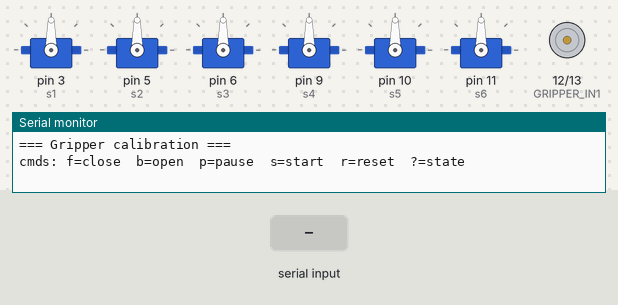
Recording of a sketch running on a simulated Arduino Uno, built with avr-gcc and run on an emulated ATmega328P. On the bench: 6 × servo, motor-driver pin pairs drawn as motors (green arrow = first pin HIGH = forward, orange = second pin HIGH = backward, longer = more drive), the last lines printed to the serial monitor. The test bench sets the inputs (shaded band).

Above: at 1.2 s.
1.3 s: "f\n" received over Serial
At 1.7 s:
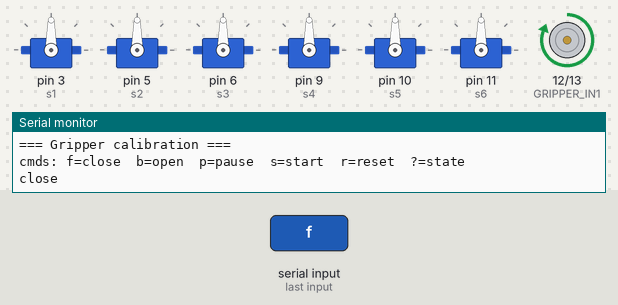
2.8 s: "b\n" received over Serial
At 4.0 s:
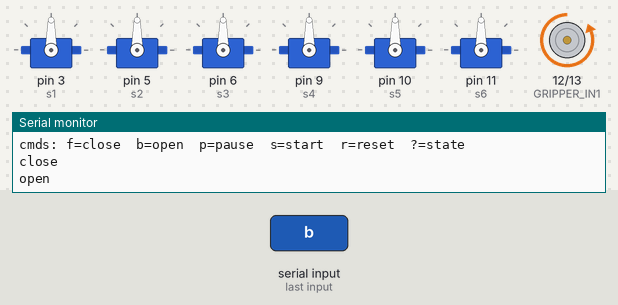
4.3 s: "F\n" received over Serial
At 5.2 s:
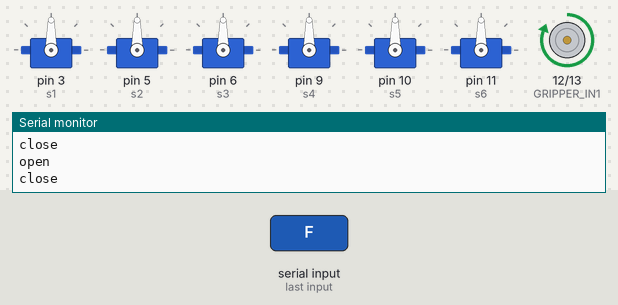
5.8 s: "B\n" received over Serial
At 6.4 s:
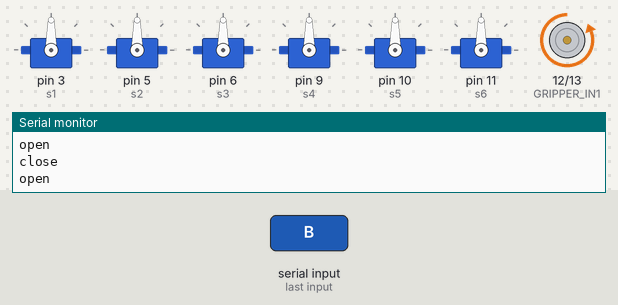
Timing chart, 0 to 22.3 s (numbered marks = the images above; inputs shaded):
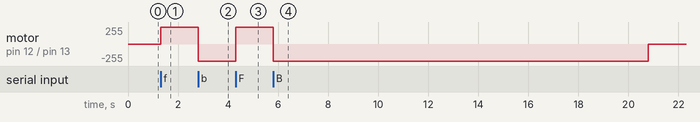

Measured:
- after the input at 1.3 s, motor on pin 12 (GRIPPER_IN1) / pin 13 (GRIPPER_IN2): stopped → forward 255/255 at once
- after the input at 2.8 s, motor on pin 12 (GRIPPER_IN1) / pin 13 (GRIPPER_IN2): forward 255/255 → backward 255/255 at once
- after the input at 4.3 s, motor on pin 12 (GRIPPER_IN1) / pin 13 (GRIPPER_IN2): backward 255/255 → forward 255/255 at once
- after the input at 5.8 s, motor on pin 12 (GRIPPER_IN1) / pin 13 (GRIPPER_IN2): forward 255/255 → backward 255/255 at once, → stopped 15.0 s later

The sketch:

Arduino_GripperCalibrate.ino
```cpp
/*
 * Arduino_GripperCalibrate.ino
 *
 * Standalone calibration sketch for the DC-motor gripper. NOT the production
 * firmware — flash this only while calibrating, then flash the regular
 * Arduino.ino back.
 *
 * Servos are hard-wired to 90° in setup() and never touched again, so the
 * arm sits still while you focus on the gripper.
 *
 * Open Arduino IDE Serial Monitor at 115200 baud, line ending = Newline.
 * Send single-character commands (Enter sends them):
 *
 *   f  close gripper  (direction A — which one depends on wiring)
 *   b  open gripper   (direction B)
 *   p  pause          (brake motor + pause timer, print elapsed)
 *   s  start          (arm timer, zero accumulator)
 *   r  reset          (brake motor, disarm timer, zero accumulator)
 *   ?  print state
 *
 * Wire-flip safe: the timer counts whenever the motor is running and
 * recording is armed, no matter which letter started it. Typical session:
 *
 *   b  -> open gripper to one mechanical limit
 *   p  -> stop at the limit
 *   s  -> arm timer
 *   f  -> close gripper to the opposite limit
 *   p  -> stop; sketch prints total milliseconds and ms_per_percent
 *
 * Safety: if no command arrives for SAFETY_TIMEOUT_MS while motor is on,
 * the motor brakes automatically. Adjust below if your full sweep is
 * longer.
 */

#include <Servo.h>

#define GRIPPER_IN1 12
#define GRIPPER_IN2 13

// Brake motor if no command received within this window while running.
// Keep it comfortably longer than your expected full sweep.
static const unsigned long SAFETY_TIMEOUT_MS = 15000;

Servo s1, s2, s3, s4, s5, s6;

int8_t        gripperDir          = 0;       // -1, 0, +1
unsigned long motorStartMs        = 0;       // when current run began
unsigned long lastCommandMs       = 0;       // for safety timeout
bool          recording           = false;
unsigned long accumulatedMs       = 0;

void setGripper(int8_t dir) {
  if (dir > 0) {
    digitalWrite(GRIPPER_IN1, HIGH);
    digitalWrite(GRIPPER_IN2, LOW);
  } else if (dir < 0) {
    digitalWrite(GRIPPER_IN1, LOW);
    digitalWrite(GRIPPER_IN2, HIGH);
  } else {
    digitalWrite(GRIPPER_IN1, LOW);
    digitalWrite(GRIPPER_IN2, LOW);
  }
  gripperDir = (dir > 0) ? 1 : (dir < 0 ? -1 : 0);
}

void startMotor(int8_t dir, const char *label) {
  if (gripperDir == dir) {
    Serial.print(label);
    Serial.println(" (already running)");
    return;
  }

  // Direction change while running counts toward the timer up to this point.
  if (recording && gripperDir != 0) {
    accumulatedMs += millis() - motorStartMs;
  }

  setGripper(dir);
  motorStartMs  = millis();
  lastCommandMs = motorStartMs;

  Serial.print(label);
  if (recording) Serial.print(" - timer running");
  Serial.println();
}

void pauseMotor(bool verbose) {
  if (gripperDir == 0) {
    if (verbose) Serial.println("paused (motor already idle)");
    return;
  }

  if (recording) {
    accumulatedMs += millis() - motorStartMs;
  }
  setGripper(0);

  if (verbose) {
    if (recording) {
      Serial.print("paused. total_ms=");
      Serial.print(accumulatedMs);
      Serial.print("  ms_per_percent=");
      Serial.println(accumulatedMs / 100.0, 2);
    } else {
      Serial.println("paused");
    }
  }
}

void resetAll() {
  pauseMotor(false);
  recording     = false;
  accumulatedMs = 0;
  motorStartMs  = 0;
  Serial.println("reset (disarmed, total_ms=0)");
}

void armRecording() {
  pauseMotor(false);
  recording     = true;
  accumulatedMs = 0;
  motorStartMs  = 0;
  Serial.println("recording armed (total_ms=0)");
}

void printState() {
  Serial.print("dir=");
  Serial.print((int)gripperDir);
  Serial.print("  recording=");
  Serial.print(recording ? "yes" : "no");
  Serial.print("  total_ms=");
  unsigned long live = accumulatedMs;
  if (recording && gripperDir != 0) live += millis() - motorStartMs;
  Serial.println(live);
}

void handleChar(char c) {
  switch (c) {
    case 'f': case 'F': startMotor(+1, "close");    lastCommandMs = millis(); break;
    case 'b': case 'B': startMotor(-1, "open");     lastCommandMs = millis(); break;
    case 'p': case 'P': pauseMotor(true);           lastCommandMs = millis(); break;
    case 's': case 'S': armRecording();             lastCommandMs = millis(); break;
    case 'r': case 'R': resetAll();                 lastCommandMs = millis(); break;
    case '?':           printState();               break;
    case '\r': case '\n': case ' ': case '\t': break;
    default:
      Serial.print("unknown: ");
      Serial.println(c);
      break;
  }
}

void setup() {
  Serial.begin(115200);

  // Servos parked at 90 deg for the entire calibration session.
  s1.attach(3,  500, 2400);
  s2.attach(5,  500, 2300);
  s3.attach(6,  725, 2050);
  s4.attach(9,  500, 2400);
  s5.attach(10, 575, 1900);
  s6.attach(11, 575, 1900);
  s1.write(90); s2.write(90); s3.write(90);
  s4.write(90); s5.write(90); s6.write(90);

  pinMode(GRIPPER_IN1, OUTPUT);
  pinMode(GRIPPER_IN2, OUTPUT);
  setGripper(0);

  lastCommandMs = millis();

  Serial.println();
  Serial.println("=== Gripper calibration ===");
  Serial.println("cmds: f=close  b=open  p=pause  s=start  r=reset  ?=state");
}

void loop() {
  while (Serial.available()) {
    handleChar((char) Serial.read());
  }

  // Safety: kill motor if user goes silent while it's running.
  if (gripperDir != 0 && (millis() - lastCommandMs) > SAFETY_TIMEOUT_MS) {
    Serial.println("SAFETY TIMEOUT - braking motor");
    pauseMotor(true);
  }
}
```
